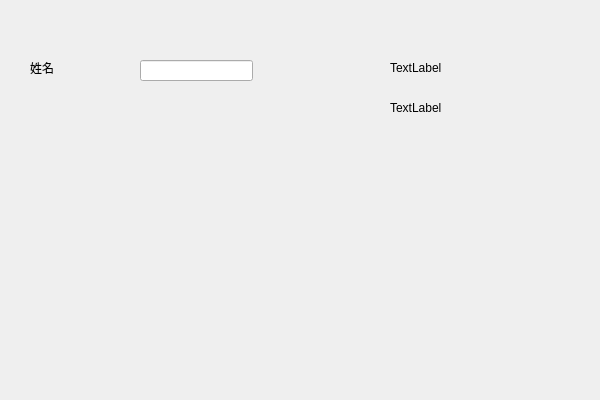
<?xml version="1.0" encoding="UTF-8"?>
<ui version="4.0">
 <class>MvvmDemoTempMainWidgetClass</class>
 <widget class="QWidget" name="MvvmDemoTempMainWidgetClass">
  <property name="geometry">
   <rect>
    <x>0</x>
    <y>0</y>
    <width>600</width>
    <height>400</height>
   </rect>
  </property>
  <property name="windowTitle">
   <string>MvvmDemoTempMainWidget</string>
  </property>
  <widget class="QLineEdit" name="lineEdit">
   <property name="geometry">
    <rect>
     <x>140</x>
     <y>60</y>
     <width>113</width>
     <height>21</height>
    </rect>
   </property>
  </widget>
  <widget class="QLabel" name="label">
   <property name="geometry">
    <rect>
     <x>390</x>
     <y>60</y>
     <width>72</width>
     <height>15</height>
    </rect>
   </property>
   <property name="text">
    <string>TextLabel</string>
   </property>
  </widget>
  <widget class="QLabel" name="label_2">
   <property name="geometry">
    <rect>
     <x>390</x>
     <y>100</y>
     <width>72</width>
     <height>15</height>
    </rect>
   </property>
   <property name="text">
    <string>TextLabel</string>
   </property>
  </widget>
  <widget class="QLabel" name="label_3">
   <property name="geometry">
    <rect>
     <x>30</x>
     <y>60</y>
     <width>72</width>
     <height>15</height>
    </rect>
   </property>
   <property name="text">
    <string>姓名</string>
   </property>
  </widget>
 </widget>
 <layoutdefault spacing="6" margin="11"/>
 <resources>
  <include location="MvvmDemoTempMainWidget.qrc"/>
 </resources>
 <connections/>
</ui>
